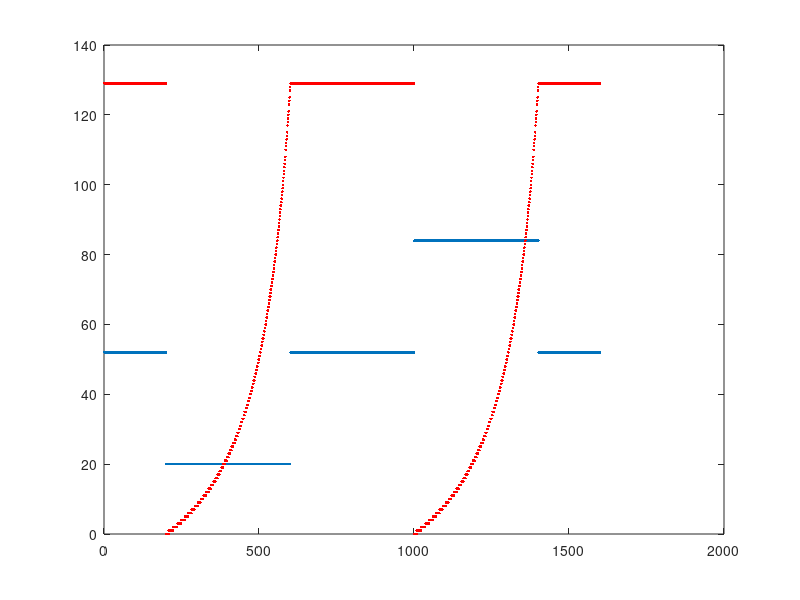

This chart was generated by the following MATLAB code:
% makeFunctionExpandingStripe4.m
% 11/14/2012, modified from
% makeFunctionSpinningStripe4.m
% 10/16/2012, modified from
% makeFunctionStripeBlobGratinggs4.m
% PTW 8/29/2012 hack for gs=4, modified from
% makeFunctionStripeBlobGratinggs3.m

UPDATE_RATE_FPS = 100;
EXPANSION_DURATION_SEC = 4;
BLANK_DURATION_SEC = 4;

step_size = 1/UPDATE_RATE_FPS;
tBlank = 0:step_size:BLANK_DURATION_SEC/2-step_size;
tExpand = 0:step_size:EXPANSION_DURATION_SEC;
%% make stripe and blob functions
MAX_POS_X = 104; % maximum pattern position
MAX_POS_Y = 129;

%Patter position starts at x=1, y=1, so all of these are intentionally one
%value less than that desired...
CENTER_POS_OFFSET_X = 104; % center position is x=1 (or x=105)
RIGHT_OFFSET_X = 20; % right position is x=21
LEFT_OFFSET_X = 84; % 85
BLANK_POS_OFFSET_X = 52; % 53

BLANK_POS_OFFSET_Y = 129; % blank position is y=1 (or y=91)

SPEED_M_PER_SEC = .5;

THETA_START_DEG = 9;
THETA_END_DEG = 45;

thetaStartRad = THETA_START_DEG*(pi/180); %starts 9 degrees half angle
thetaEndRad = THETA_END_DEG*(pi/180); %ends 45 degrees half angle

width = EXPANSION_DURATION_SEC*SPEED_M_PER_SEC/(1/tan(thetaStartRad)-1/tan(thetaEndRad));
distanceStart = width/tan(thetaStartRad);
thetaDeg = (180/pi)*atan(width./(distanceStart - SPEED_M_PER_SEC*tExpand));

funcExpandy = round((thetaDeg-THETA_START_DEG)*(128/(THETA_END_DEG-THETA_START_DEG)));
funcExpandy = mod(funcExpandy, MAX_POS_Y);

funcBlankx = 0*tBlank+BLANK_POS_OFFSET_X;
funcBlanky = 0*tBlank+BLANK_POS_OFFSET_Y;

funcRightExpandx = tExpand*0 + RIGHT_OFFSET_X;
funcLeftExpandx = tExpand*0 + LEFT_OFFSET_X;

funcRightExpandx = mod(funcRightExpandx, MAX_POS_X);
funcLeftExpandx = mod(funcLeftExpandx, MAX_POS_X);

funcx = [funcBlankx, funcRightExpandx, funcBlankx(1:end-1), funcBlankx, funcLeftExpandx, funcBlankx(1:end-1)];
funcy = [funcBlanky, funcExpandy, funcBlanky(1:end-1), funcBlanky, funcExpandy, funcBlanky(1:end-1)];

%% save file

thisFullFileName =  mfilename('fullpath');
[thisDirectoryName,thisFileName,thisFileExtension] = fileparts(thisFullFileName);
%thisDirectoryName = 'C:\Users\nebulosa\Documents\panels\Matlab Codes\functions\Peter';
fullOutFileNameX = [thisDirectoryName '\position_function_expanding_stripe_xgs4.mat'];
fullOutFileNameY = [thisDirectoryName '\position_function_expanding_stripe_ygs4.mat'];
func = funcx;
save(fullOutFileNameX, 'func');
func = funcy;
save(fullOutFileNameY, 'func');

%% plot to check
plot(funcx,'.')
hold on
plot(funcy,'.r')